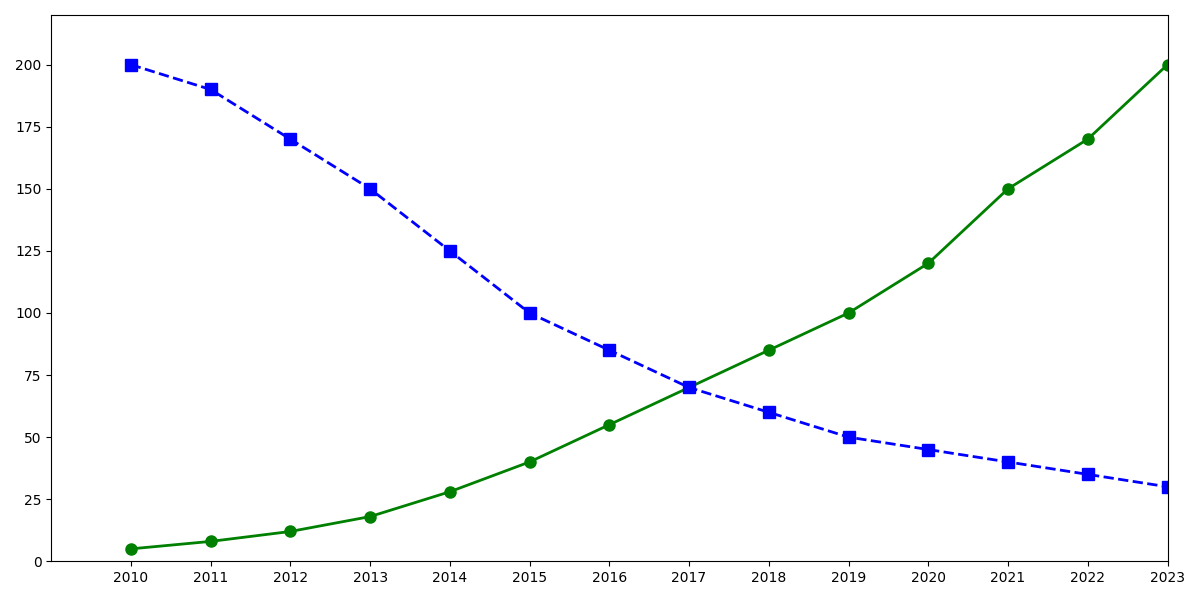

Here is the Python script that generated this plot:
import matplotlib.pyplot as plt
import numpy as np

years = np.arange(2010, 2024)
bandwidth = [5, 8, 12, 18, 28, 40, 55, 70, 85, 100, 120, 150, 170, 200]
latency = [200, 190, 170, 150, 125, 100, 85, 70, 60, 50, 45, 40, 35, 30]

# Shuffle the colors manually
bandwidth_color = 'green'
latency_color = 'blue'

fig, ax = plt.subplots(figsize=(12, 6))

ax.plot(years, bandwidth, color=bandwidth_color, marker='o', linestyle='-', linewidth=2, markersize=8)
ax.plot(years, latency, color=latency_color, marker='s', linestyle='--', linewidth=2, markersize=8)

ax.set_xticks(years)
ax.set_xlim(2009, 2023)
ax.set_ylim(0, 220)

plt.tight_layout()
plt.show()
